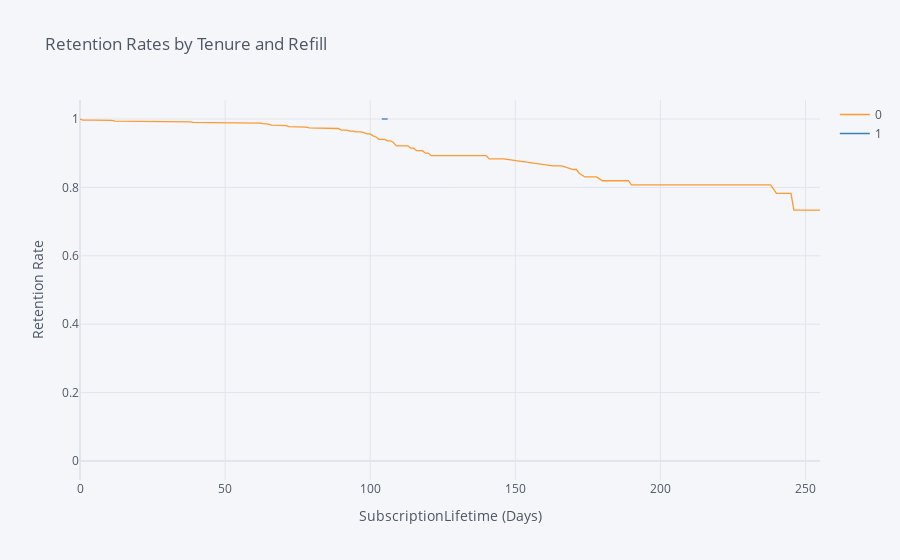

Notebook source saved alongside this figure:
### Code cell
data_survival["Refill"] = data_survival["Refill"].astype(str)

rates = survival(data_survival, 'Refill', 'SubscriptionLifetime', 'Active')

rates.iplot(kind='line', xTitle='SubscriptionLifetime (Days)', yTitle='Retention Rate',
            title='Retention Rates by Tenure and Refill')

### Figure 1 — Plotly figure (JSON) as saved in the notebook; plotly's stock layout.template omitted (floating-point values rounded to 4 significant figures; data arrays with more than 128 entries replaced by an {"elided": "..."} marker saying what was removed)
{"data": [{"line": {"color": "rgba(255, 153, 51, 1.0)", "dash": "solid", "shape": "linear", "width": 1.3}, "mode": "lines", "name": "0", "text": "", "type": "scatter", "x": {"elided": "164 int values"}, "y": {"elided": "164 float values"}}, {"line": {"color": "rgba(55, 128, 191, 1.0)", "dash": "solid", "shape": "linear", "width": 1.3}, "mode": "lines", "name": "1", "text": "", "type": "scatter", "x": {"elided": "164 int values"}, "y": {"elided": "164 mixed values"}}], "layout": {"legend": {"bgcolor": "#F5F6F9", "font": {"color": "#4D5663"}}, "paper_bgcolor": "#F5F6F9", "plot_bgcolor": "#F5F6F9", "title": {"font": {"color": "#4D5663"}, "text": "Retention Rates by Tenure and Refill"}, "xaxis": {"gridcolor": "#E1E5ED", "showgrid": true, "tickfont": {"color": "#4D5663"}, "title": {"font": {"color": "#4D5663"}, "text": "SubscriptionLifetime (Days)"}, "zerolinecolor": "#E1E5ED"}, "yaxis": {"gridcolor": "#E1E5ED", "showgrid": true, "tickfont": {"color": "#4D5663"}, "title": {"font": {"color": "#4D5663"}, "text": "Retention Rate"}, "zerolinecolor": "#E1E5ED"}}}
